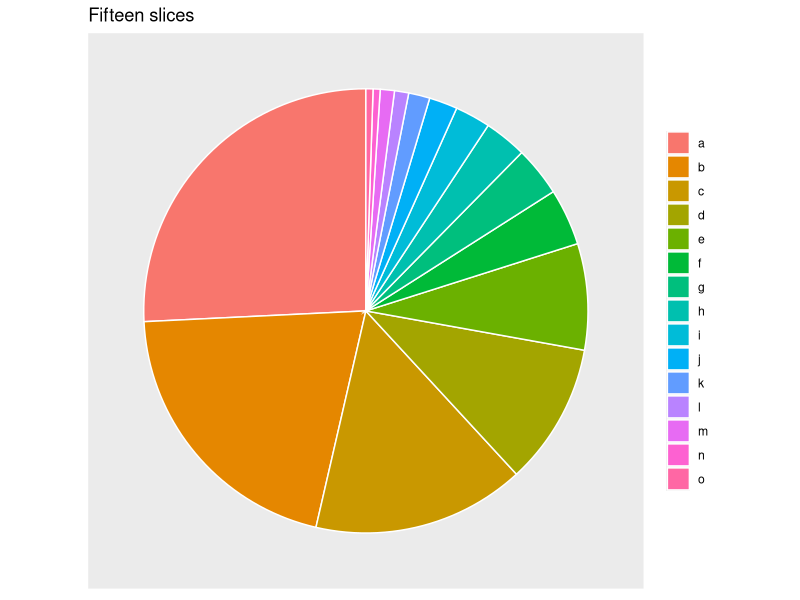
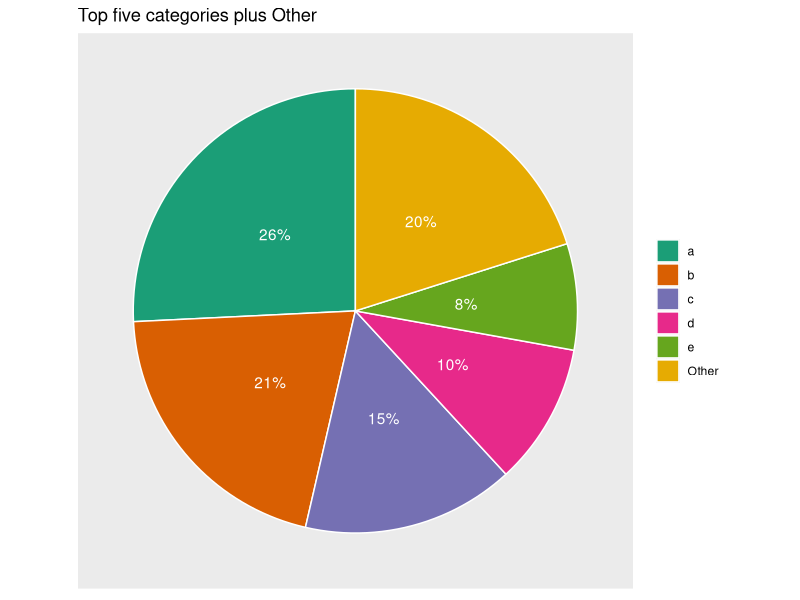
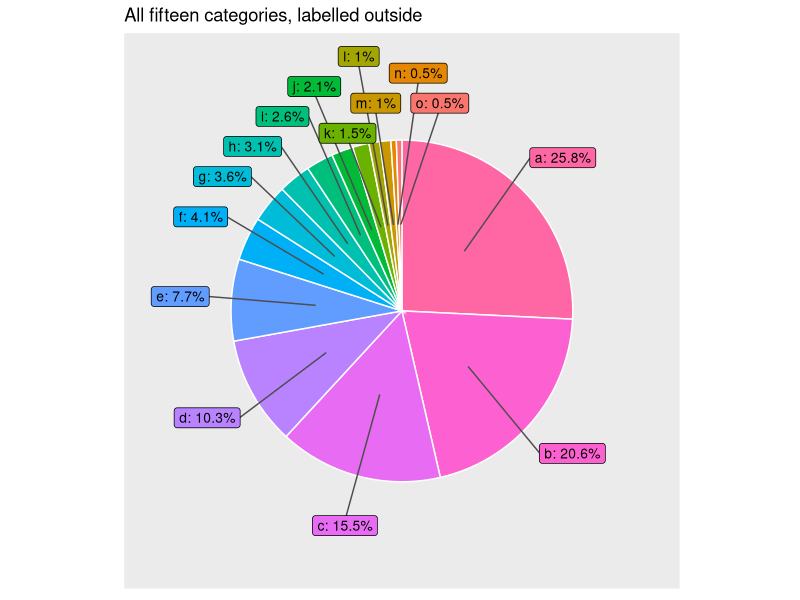
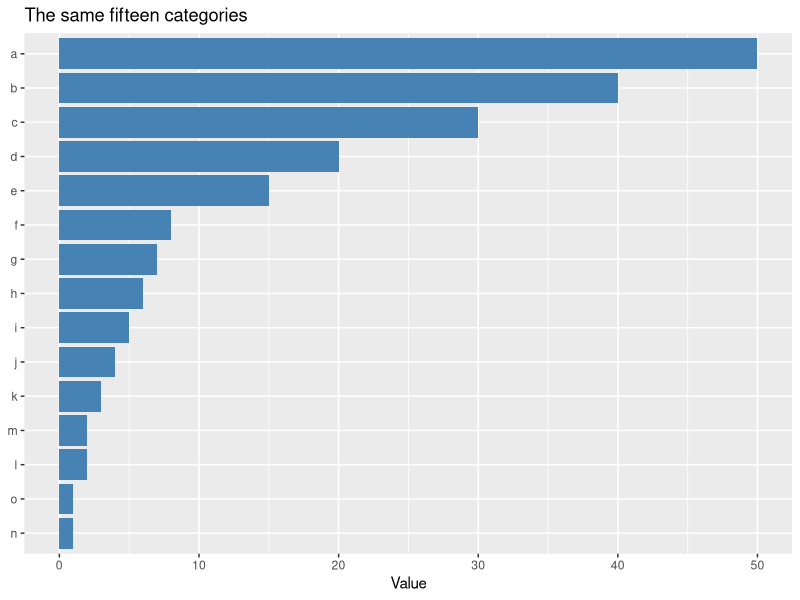

Write R code to recreate these figures, in order.
## ---- chunk 1
library(tidyverse)

data <- data.frame(
  category = letters[1:15],
  value    = c(50, 40, 30, 20, 15, 8, 7, 6, 5, 4, 3, 2, 2, 1, 1)
)
## ---- chunk 2
pie_theme <- theme(
  axis.title  = element_blank(),
  axis.text   = element_blank(),
  axis.ticks  = element_blank(),
  panel.grid  = element_blank()
)
## ---- chunk 3
#| fig-width: 6
#| fig-height: 4.5
ggplot(data, aes(x = "", y = value, fill = category)) +
  geom_col(width = 1, colour = "white") +
  coord_polar(theta = "y") +
  pie_theme +
  labs(title = "Fifteen slices", fill = NULL)
## ---- chunk 4
#| fig-width: 6
#| fig-height: 4.5
clean_data <- data %>%
  mutate(category = fct_lump_n(category, n = 5, w = value)) %>%
  group_by(category) %>%
  summarise(value = sum(value)) %>%
  mutate(percentage = value / sum(value) * 100)

ggplot(clean_data, aes(x = "", y = value, fill = category)) +
  geom_col(width = 1, colour = "white") +
  coord_polar(theta = "y") +
  geom_text(aes(label = paste0(round(percentage), "%")),
            position = position_stack(vjust = 0.5), colour = "white") +
  scale_fill_brewer(palette = "Dark2") +
  pie_theme +
  labs(title = "Top five categories plus Other", fill = NULL)
## ---- chunk 5
#| fig-width: 7
#| fig-height: 5.5
library(ggrepel)

labelled <- data %>%
  mutate(category = factor(category, levels = rev(category)),
         prop = value / sum(value) * 100,
         ypos = cumsum(prop) - 0.5 * prop)

ggplot(labelled, aes(x = "", y = prop, fill = category)) +
  geom_col(width = 1, colour = "white") +
  coord_polar(theta = "y") +
  geom_label_repel(aes(y = ypos, label = paste0(category, ": ", round(prop, 1), "%")),
                   nudge_x = 0.8,
                   segment.colour = "grey30",
                   size = 3.5,
                   show.legend = FALSE) +
  pie_theme +
  theme(legend.position = "none") +
  labs(title = "All fifteen categories, labelled outside")
## ---- chunk 6
#| fig-width: 6
#| fig-height: 4.5
ggplot(data, aes(x = value, y = reorder(category, value))) +
  geom_col(fill = "steelblue") +
  labs(title = "The same fifteen categories", x = "Value", y = NULL)
